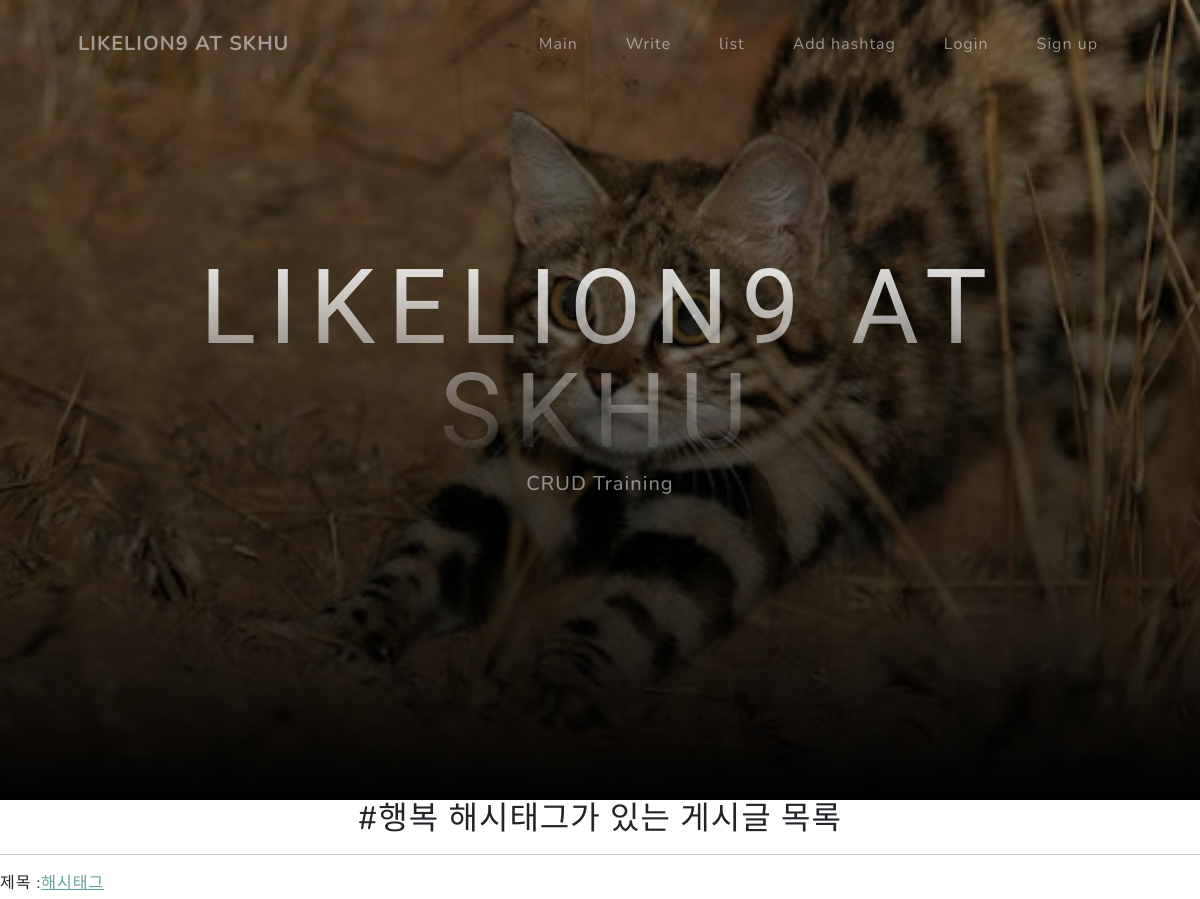
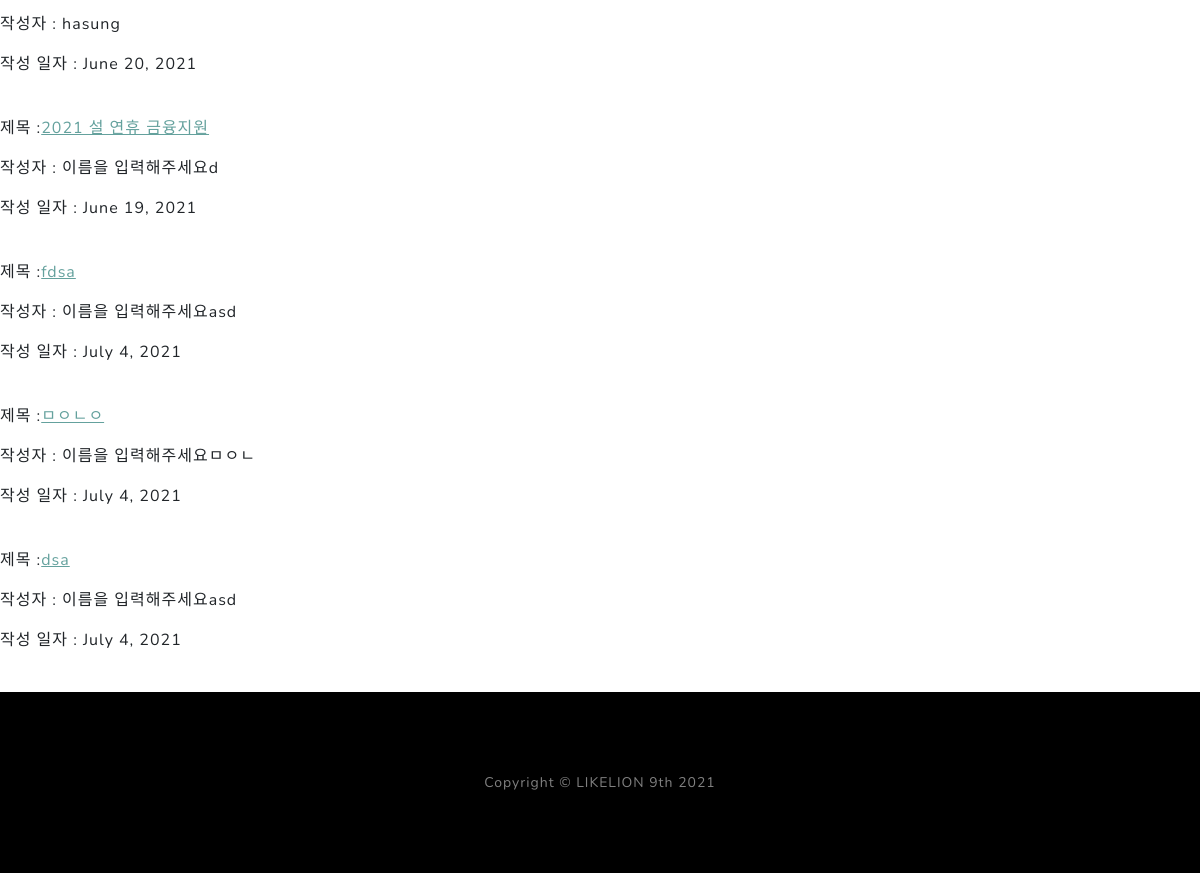
Screenshot of /search/3/ with the database file from the repository (2 pictures, top to bottom).
### blog/models.py (models this page shows, shortened)
class Hashtag(models.Model):
    name = models.CharField(max_length=50)
    def __str__(self):
        return self.name

class Post(models.Model):
    title = models.CharField(max_length=200)
    pub_date = models.DateField('date published')
    writer = models.CharField(max_length=20, default='이름을 입력해주세요')
    content = models.TextField()
    hashtags = models.ManyToManyField('Hashtag', blank=True)
    image = models.ImageField(upload_to='images/', blank=True)

### blog/views.py (the view)
# urls.py: path('search/<int:hashtag_id>/', blog.views.search, name='search'),
def search(request, hashtag_id):
    blog = Post.objects
    hashtag = get_object_or_404(Hashtag, pk=hashtag_id)
    return render(request, 'search.html', {'blog':blog, 'hashtag':hashtag})

### blog/templates/search.html (shortened to what this page needs)
{% extends 'base.html' %}
{% block content %}
    <h2 class="text-center mt-0">{{ hashtag }} 해시태그가 있는 게시글 목록</h2>
    <hr class="divider" />
    {% for blog in hashtag.post_set.all %}
    <p>제목 :<a href="{% url 'detail' blog.id %}">{{ blog.title }}</a></p>
    <p>작성자 : {{ blog.writer }}</p>
    <p>작성 일자 : {{ blog.pub_date }}</p>
    <br>
    {% endfor %}
{% endblock %}

### rows the page displays
Hashtag: name "#행복"
Post: title "해시태그", writer "hasung", pub_date "June 20, 2021"
Post: title "2021 설 연휴 금융지원", writer "이름을 입력해주세요d", pub_date "June 19, 2021"
Post: title "fdsa", writer "이름을 입력해주세요asd", pub_date "July 4, 2021"
Post: title "ㅁㅇㄴㅇ", writer "이름을 입력해주세요ㅁㅇㄴ", pub_date "July 4, 2021"
Post: title "dsa", writer "이름을 입력해주세요asd", pub_date "July 4, 2021"
